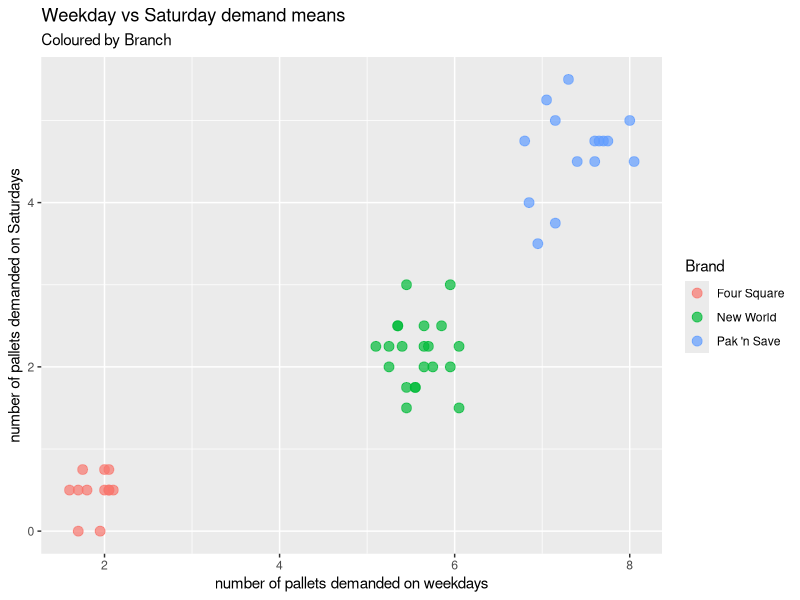

This figure's R source:
library(tidyverse)
# read in data and convert to tibble
demand_data = read_delim("store_demand_plotting.txt",",")
demand_tibble = as_tibble(demand_data)

# plot scatter plot : x-axis weekdays, y-axis Saturdays
g=ggplot(demand_tibble,aes(x=Weekdays,y=Saturday))
g=g+geom_point(aes(color=Brand),size=3, alpha=0.7)
g=g+labs(title="Weekday vs Saturday demand means",subtitle="Coloured by Branch",
         y="number of pallets demanded on Saturdays", 
         x="number of pallets demanded on weekdays")
plot(g)

